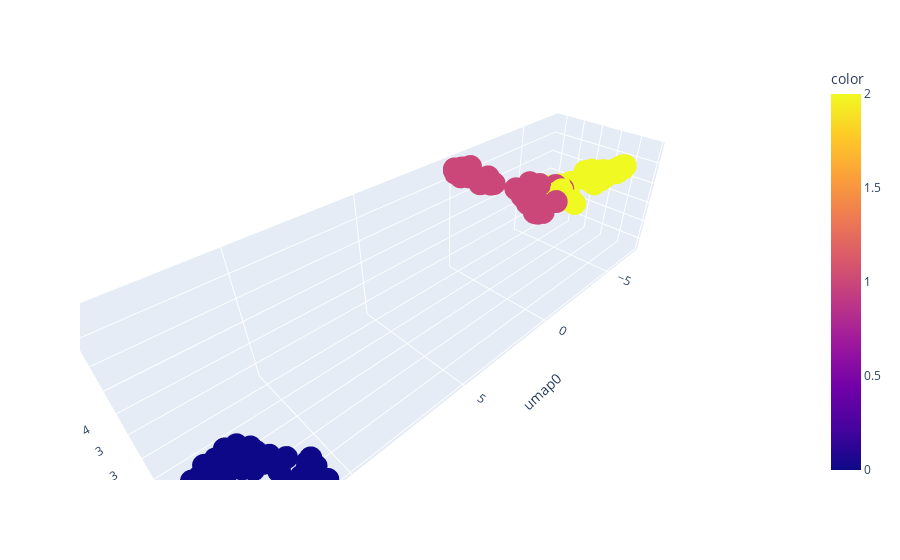

The cell this chart's notebook holds for it:
### Code cell
# plot results with plotly
import plotly.express as px
fig = px.scatter_3d(X_umap, x='umap0', y='umap1', z='umap2', color=y)
fig.show()

### Figure 1 — Plotly figure (JSON) as saved in the notebook; plotly's stock layout.template omitted (floating-point values rounded to 4 significant figures; data arrays with more than 128 entries replaced by an {"elided": "..."} marker saying what was removed)
{"data": [{"hovertemplate": "umap0=%{x}<br>umap1=%{y}<br>umap2=%{z}<br>color=%{marker.color}<extra></extra>", "legendgroup": "", "marker": {"color": {"elided": "150 int values"}, "coloraxis": "coloraxis", "symbol": "circle"}, "mode": "markers", "name": "", "scene": "scene", "showlegend": false, "type": "scatter3d", "x": {"elided": "150 float values"}, "y": {"elided": "150 float values"}, "z": {"elided": "150 float values"}}], "layout": {"coloraxis": {"colorbar": {"title": {"text": "color"}}, "colorscale": [[0, "#0d0887"], [0.1111, "#46039f"], [0.2222, "#7201a8"], [0.3333, "#9c179e"], [0.4444, "#bd3786"], [0.5556, "#d8576b"], [0.6667, "#ed7953"], [0.7778, "#fb9f3a"], [0.8889, "#fdca26"], [1, "#f0f921"]]}, "legend": {"tracegroupgap": 0}, "margin": {"t": 60}, "scene": {"domain": {"x": [0, 1], "y": [0, 1]}, "xaxis": {"title": {"text": "umap0"}}, "yaxis": {"title": {"text": "umap1"}}, "zaxis": {"title": {"text": "umap2"}}}}}
